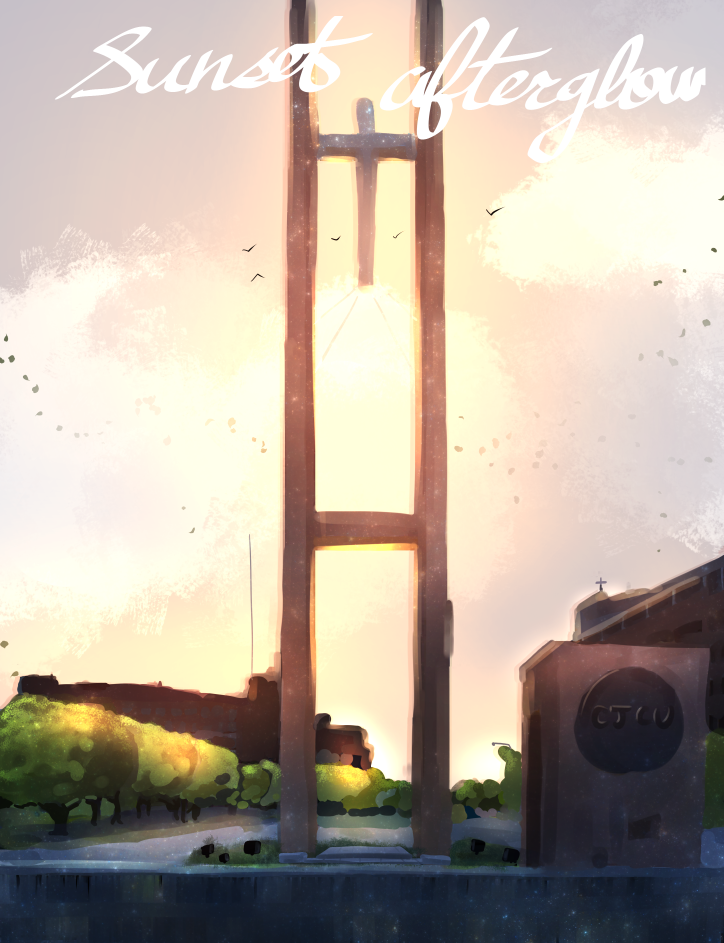
#> input picture 20190510.png, 724 x 943 px, found by its file name
$ python 14_2.py
#> lines starting #> are read from the running program, lines starting #| are printed output that depends on the picture
import cv2
import numpy as np

img = cv2.imread('20190510.png', 0)  # 以单通道灰度图像读入
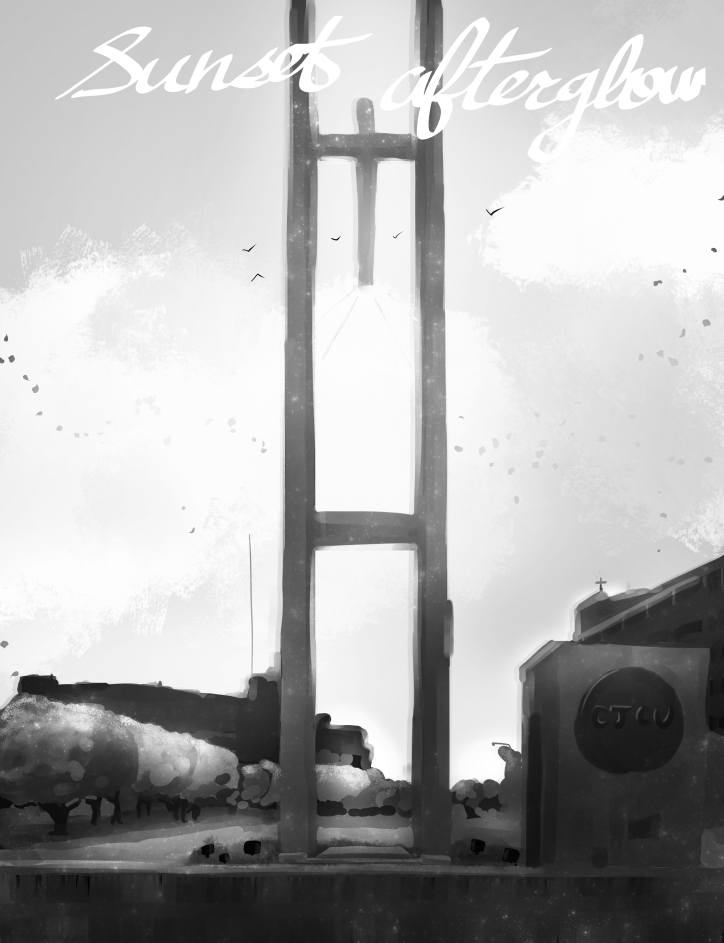
#> img: shape (943, 724); min 1, max 255, mean 176.6
rows, cols = img.shape
#> rows = 943; cols = 724
# 平移矩阵M：[[1,0,x],[0,1,y]]

M = np.float32([[1, 0, 200], [0, 1, 100]])
dst = cv2.warpAffine(img, M, (cols, rows))
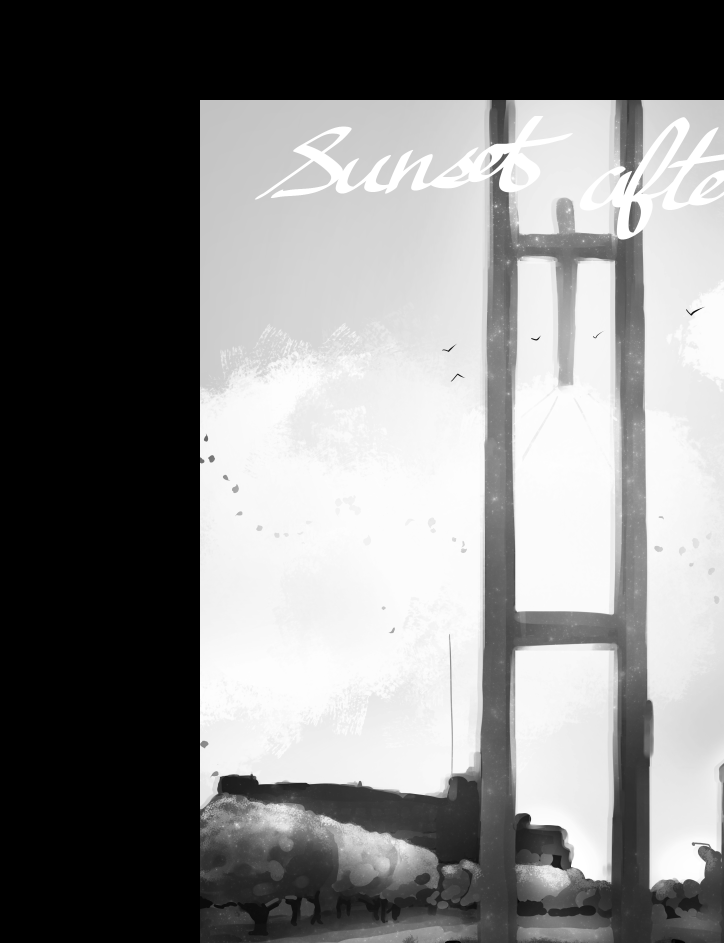
#> dst: shape (943, 724); min 0, max 255, mean 128.2

while(1):
    cv2.imshow('dst', dst)
    cv2.imshow('img', img)
    if cv2.waitKey(1) & 0xFF == 27:
#> (key Esc is pressed here)
        break
cv2.destroyAllWindows()

$ run again, with 1.png copied over 20190510.png
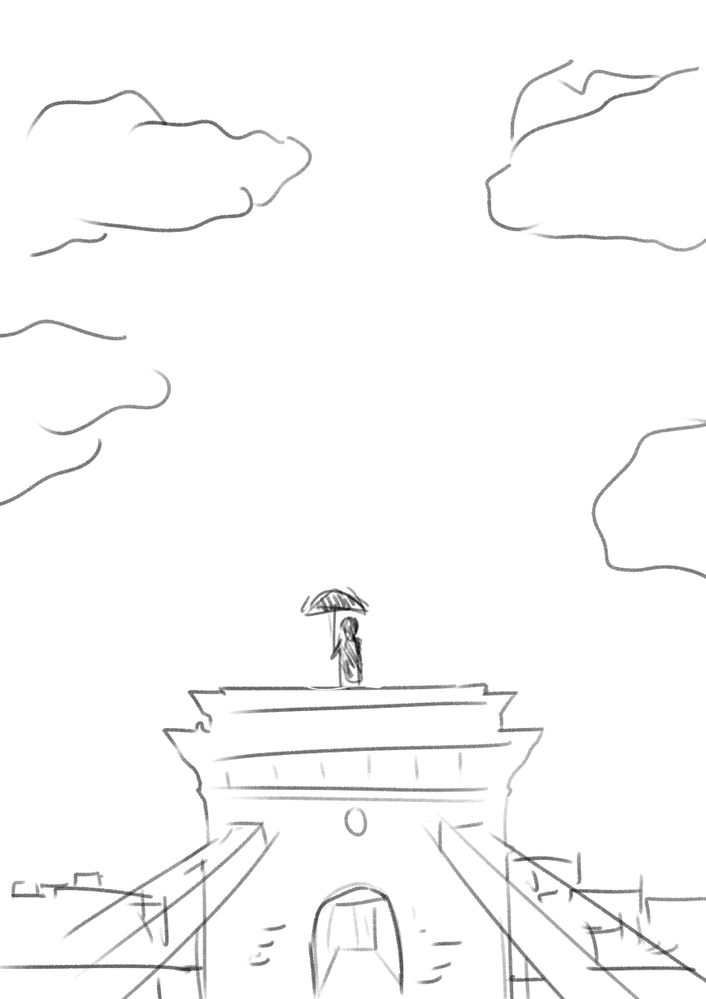
#> input picture 1.png, 706 x 999 px, shrunk from 868 x 1228 before the run, found by its file name
#> img is the input picture: shape (999, 706); min 12, max 255, mean 250.2
#> `dst = cv2.warpAffine(img, M, (cols, rows))`:
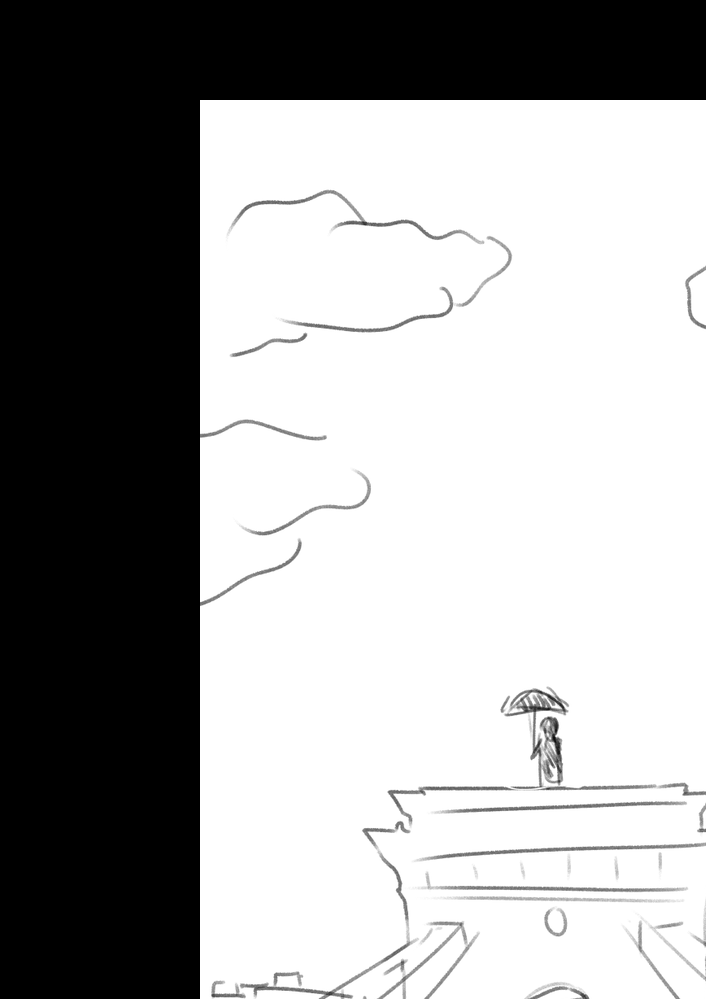
#> dst: shape (999, 706); min 0, max 255, mean 161.9
